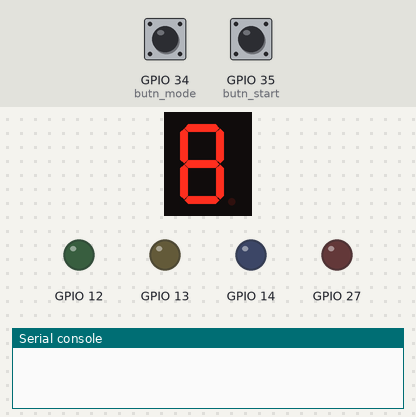
Recording of a program running on a simulated ESP32 board running MicroPython. Parts: 1-digit seven-segment display, output pins drawn as LEDs (lit = HIGH), the last lines printed to the serial console. Wiring (from the project's diagram.json): green LED on GPIO 12, yellow LED on GPIO 13, blue LED on GPIO 14, red LED on GPIO 27, green button on GPIO 34, red button on GPIO 35. The inputs (shaded band) are chosen by the test bench; at power-on: GPIO 35 (butn_start) HIGH, GPIO 34 (butn_mode) HIGH. The segment pins are drawn as the display they are named for; pins used as bus, display or sensor lines are not drawn.

Above: at 1.2 s.
1.3 s: GPIO 35 (butn_start) pulled LOW for 0.15 s
At 3.3 s:
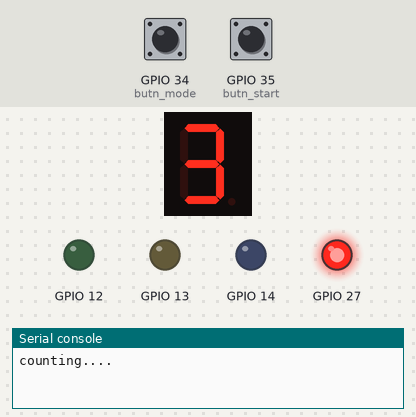
At 7.1 s:
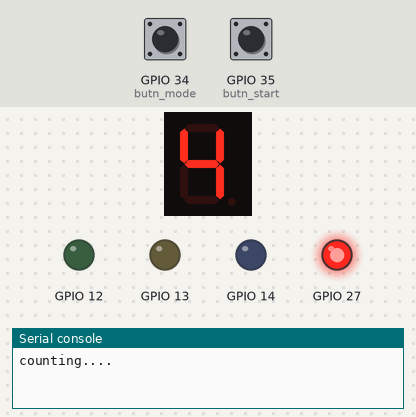
Timing chart, 0 to 8.6 s (numbered marks = the images above; inputs shaded):
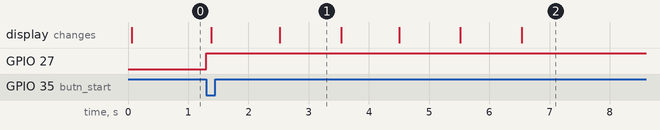

Measured:
- after the input at 1.3 s, GPIO 27: LOW → HIGH at once; the display: first changes after 0.08 s (image 1 shows a later state)
- what the display in image 1 shows lasts 1.0 s, from 2.5 s to 3.5 s

The program:

main.py
```python
from machine import Pin
from time import sleep


# count
count = 0
time = 9
isCountdown = False
# màn led 7 đoạn
displayledList = [None]*8
displayledList[0] = Pin(2,Pin.OUT)
displayledList[1] = Pin(4,Pin.OUT)
displayledList[2] = Pin(5,Pin.OUT)
displayledList[3] = Pin(15,Pin.OUT)
displayledList[4] = Pin(18,Pin.OUT)
displayledList[5] = Pin(19,Pin.OUT)
displayledList[6] = Pin(21,Pin.OUT)


# button
butn_mode = Pin(34,Pin.IN,Pin.PULL_UP)
butn_start = Pin(35,Pin.IN,Pin.PULL_UP)
# led
ledList = [None]*5
ledList[0] = Pin(13, Pin.OUT)
ledList[1] = Pin(12, Pin.OUT)
ledList[2] = Pin(14, Pin.OUT)
ledList[3] = Pin(27, Pin.OUT)

#Control led
posList = [0x08,0x04,0x02,0x01]
def display_led(number):#hiển thị led
   for i in range(4):
      x = (number >> i)%2
      ledList[3-i].value(x)

# Control display
numberList = [0x01,0x4F,0x12,0x06,0x4C,0x24,0x20,0x0F,0x00,0x04]
def display_number(number):#hiển thị từng số 0 - 10
   for i in range(7):
      x = (number >> i)%2
      displayledList[6-i].value(x)

def led(number):
  posit = number % 4 - 1
  display_led(posList[posit])

def display(dem):
  global time
  mode = dem % 4
  if(mode == 1):time = 9
  elif(mode == 2):time = 6
  elif(mode == 3):time = 4
  else:time = 4
  display_number(numberList[time])


def selectMode():
  global count
  while butn_mode.value() == 0:
    if (butn_mode.value()):# khi chọn chế độ
      sleep(0.01)
      count = count + 1
      print("select mode: ", count%4)
    else:
        pass
def push_btn():
  butn_mode.value(not butn_mode.value())

def countdown(start):
  for i in range (start + 1):
    display_number(numberList[start - i])
    sleep(1)

def main():
  global isCountdown
  while butn_start.value() == 0: # chặn nút start bị nhấn giữ
    selectMode()
    if (butn_start.value()): #khi chọn start
      sleep(0.01)
      isCountdown = True
      print("counting....")
      countdown(time)
    else:
      pass
    led(count)
    display(count)

while True:
  main()


  
```
